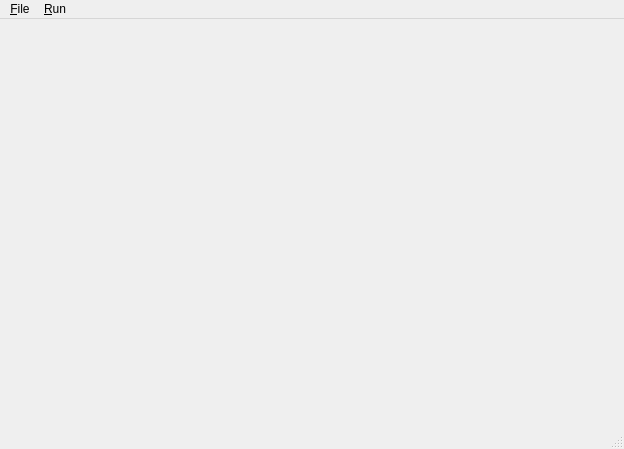
<ui version="4.0" >
 <class>ScriptEditor</class>
 <widget class="QMainWindow" name="ScriptEditor" >
  <property name="geometry" >
   <rect>
    <x>0</x>
    <y>0</y>
    <width>624</width>
    <height>449</height>
   </rect>
  </property>
  <property name="windowTitle" >
   <string>Script Editor</string>
  </property>
  <widget class="QWidget" name="centralwidget" >
   <property name="geometry" >
    <rect>
     <x>0</x>
     <y>28</y>
     <width>624</width>
     <height>397</height>
    </rect>
   </property>
  </widget>
  <widget class="QMenuBar" name="menubar" >
   <property name="geometry" >
    <rect>
     <x>0</x>
     <y>0</y>
     <width>624</width>
     <height>28</height>
    </rect>
   </property>
   <widget class="QMenu" name="menuFile" >
    <property name="title" >
     <string>&amp;File</string>
    </property>
    <widget class="QMenu" name="menu_New" >
     <property name="title" >
      <string>&amp;New</string>
     </property>
     <addaction name="actionNewPython" />
     <addaction name="actionNewQtScript" />
    </widget>
    <addaction name="menu_New" />
    <addaction name="actionClose" />
    <addaction name="separator" />
    <addaction name="actionExit" />
   </widget>
   <widget class="QMenu" name="menuRun" >
    <property name="title" >
     <string>&amp;Run</string>
    </property>
    <addaction name="actionRun" />
    <addaction name="actionRunConsole" />
   </widget>
   <addaction name="menuFile" />
   <addaction name="menuRun" />
  </widget>
  <widget class="QStatusBar" name="statusbar" >
   <property name="geometry" >
    <rect>
     <x>0</x>
     <y>425</y>
     <width>624</width>
     <height>24</height>
    </rect>
   </property>
  </widget>
  <action name="actionClose" >
   <property name="text" >
    <string>&amp;Close</string>
   </property>
   <property name="shortcut" >
    <string>Ctrl+W</string>
   </property>
  </action>
  <action name="actionExit" >
   <property name="text" >
    <string>&amp;Exit</string>
   </property>
  </action>
  <action name="actionRun" >
   <property name="text" >
    <string>&amp;Run</string>
   </property>
   <property name="shortcut" >
    <string>Ctrl+R</string>
   </property>
  </action>
  <action name="actionRunConsole" >
   <property name="text" >
    <string>Run script in &amp;console</string>
   </property>
   <property name="shortcut" >
    <string>Ctrl+C</string>
   </property>
  </action>
  <action name="actionNewPython" >
   <property name="text" >
    <string>Python</string>
   </property>
   <property name="shortcut" >
    <string>Ctrl+N</string>
   </property>
  </action>
  <action name="actionNewQtScript" >
   <property name="text" >
    <string>QtScript</string>
   </property>
  </action>
 </widget>
 <resources/>
 <connections/>
</ui>
